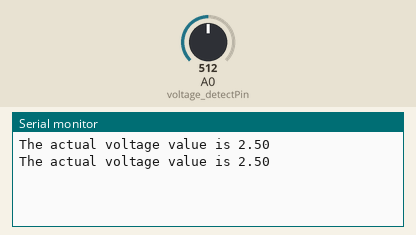
Bench run of a sketch on a simulated Arduino Uno, built with avr-gcc and run on an emulated ATmega328P. On the bench: the last lines printed to the serial monitor. The inputs (shaded band) are chosen by the test bench; at power-on: A0 (voltage_detectPin) = 512.

Above: at 1.8 s.
1.9 s: A0 (voltage_detectPin) set to 716
At 3.2 s:
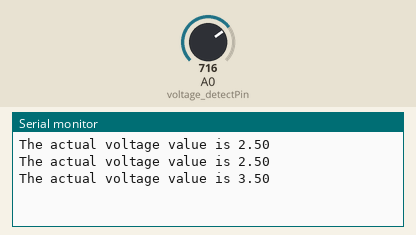
3.4 s: A0 (voltage_detectPin) set to 900
At 4.3 s:
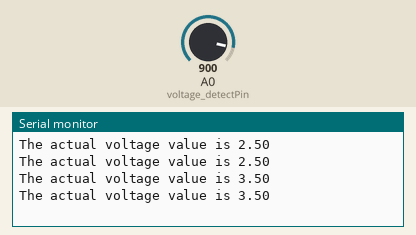
Timing chart, 0 to 6.4 s (numbered marks = the images above; inputs shaded):
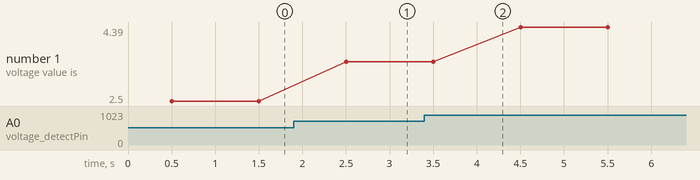

The sketch:

voltage_read.ino
```cpp
int voltage_detectPin = 0;
float voltage_analog = 0.00;
float voltage_actual = 0.00;

void setup() {
  // put your setup code here, to run once:
  Serial.begin(9600);
}

void loop() {
  // put your main code here, to run repeatedly:
  voltage_analog = analogRead(voltage_detectPin);
  //Serial.print("The voltage_analog value is ");
  //Serial.println(voltage_analog);
  delay(500);
  voltage_actual = (voltage_analog / 1024.00) * 5.00;
  Serial.print("The actual voltage value is ");
  Serial.println(voltage_actual);
  delay(500);
}
```

Measured:
- after the input at 1.9 s, the serial monitor: prints a new line after 0.60 s (image 1)
- plotted number 1: 2.5 → 3.5 after the input at 1.9 s, 3.5 → 4.39 after the input at 3.4 s
